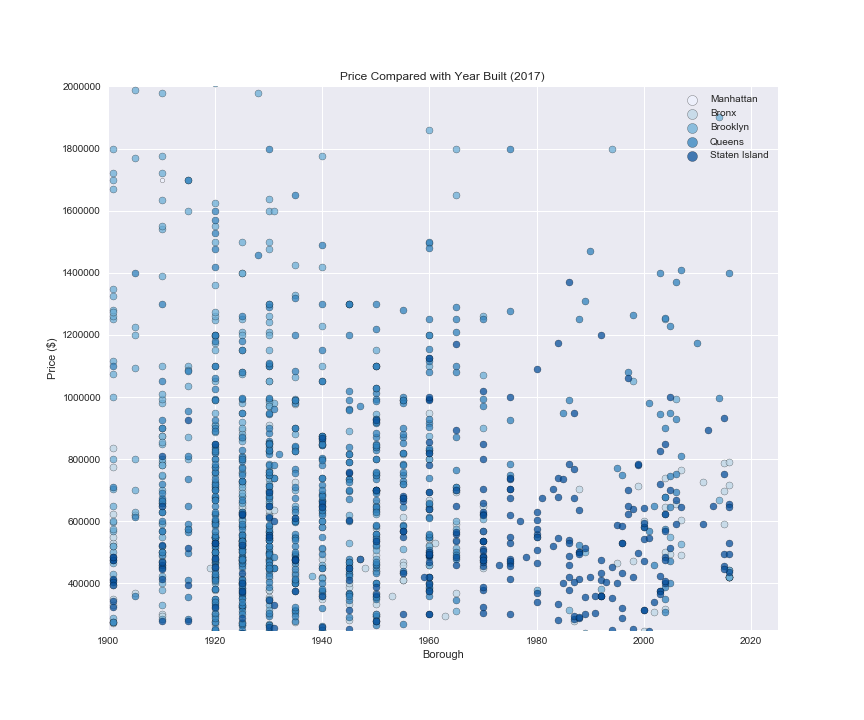

Write Python code to recreate this figure.
#Price Compared with Year Built(Sample Taken)
from requirements import *

filtered_df = sales_df.replace('-', np.nan).dropna(how='any')
filtered_df = filtered_df.sample(n=1500, replace=True)
manhattan = filtered_df[filtered_df['BOROUGH'] == 'Manhattan']
brooklyn = filtered_df[filtered_df['BOROUGH'] == 'Brooklyn']
bronx = filtered_df[filtered_df['BOROUGH'] == 'Bronx']
staten = filtered_df[filtered_df['BOROUGH'] == 'Staten Island']
queens = filtered_df[filtered_df['BOROUGH'] == 'Queens']

#add grid
sns.set_style("dark")
plt.grid(color="white") 

plt.scatter(manhattan['YEAR BUILT'], manhattan[' SALE PRICE '], color="#eff3ff", s=20, edgecolor = 'black',
        label = 'Manhattan', alpha = .75)
plt.scatter(bronx['YEAR BUILT'], bronx[' SALE PRICE '], color="#bdd7e7", edgecolor = 'black',
        label = 'Bronx', alpha = .75)
plt.scatter(brooklyn['YEAR BUILT'], brooklyn[' SALE PRICE '], color="#6baed6", edgecolor = 'black',
        label = 'Brooklyn', alpha = .75)
plt.scatter(queens['YEAR BUILT'], queens[' SALE PRICE '], color="#3182bd", edgecolor = 'black',
        label = 'Queens', alpha = .75)
plt.scatter(staten['YEAR BUILT'], staten[' SALE PRICE '], color="#08519c", edgecolor = 'black',
        label = 'Staten Island', alpha = .75)

#change field size
plt.xlim(1900, 2025)
plt.ylim(250000,2000000)

#add legend
lgnd = plt.legend(loc='best')
lgnd.legendHandles[0]._sizes = [100]
lgnd.legendHandles[1]._sizes = [100]
lgnd.legendHandles[2]._sizes = [100]
lgnd.legendHandles[3]._sizes = [100]
lgnd.legendHandles[4]._sizes = [100]

plt.title("Price Compared with Year Built (2017)")

plt.savefig("pricevyear.png")

plt.show()

